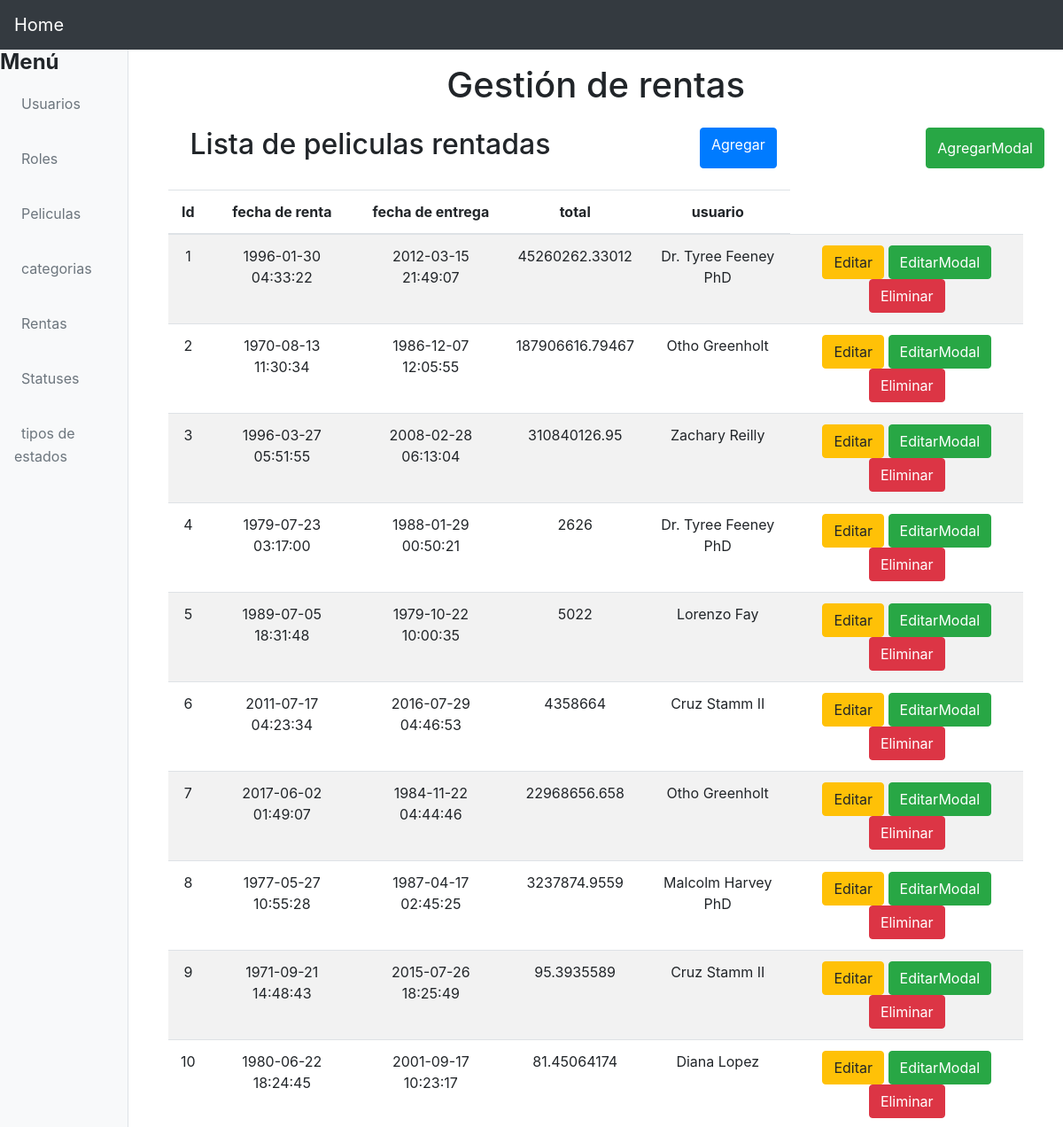
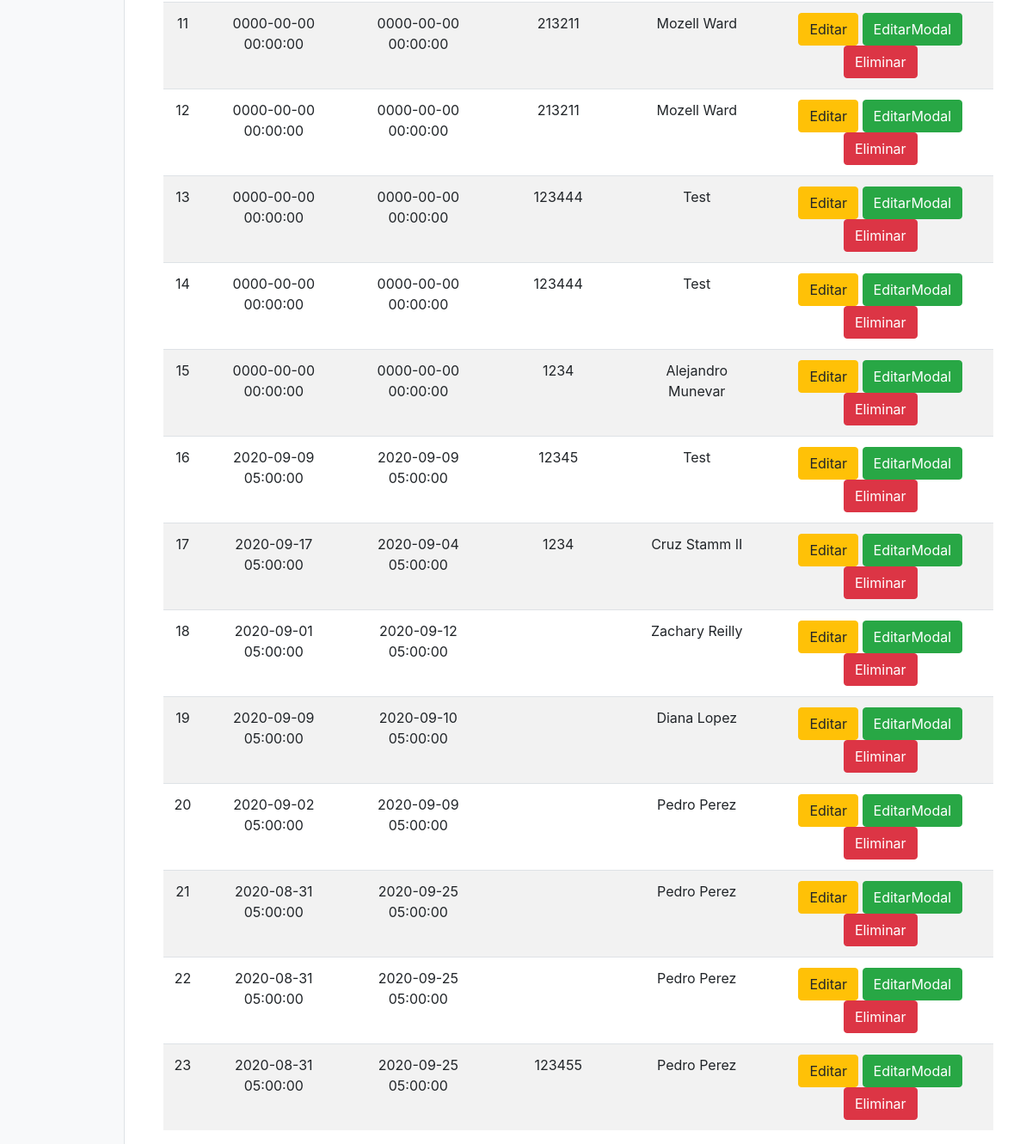
Screenshot of /?controller=rental with the database file from the repository (2 pictures, top to bottom).
### tables this page shows
CREATE TABLE `rentals` (
  `id` int(10) UNSIGNED NOT NULL,
  `start_date` timestamp NOT NULL DEFAULT current_timestamp() ON UPDATE current_timestamp(),
  `end_date` timestamp NULL DEFAULT NULL,
  `total` double DEFAULT NULL,
  `user_id` int(10) UNSIGNED NOT NULL,
  `status_id` int(10) UNSIGNED NOT NULL,
  `created_at` timestamp NULL DEFAULT NULL,
  `updated_at` timestamp NULL DEFAULT NULL
);

CREATE TABLE `users` (
  `id` int(10) UNSIGNED NOT NULL,
  `name` varchar(255) NOT NULL,
  `email` varchar(255) NOT NULL,
  `email_verified_at` timestamp NULL DEFAULT NULL,
  `password` varchar(255) NOT NULL,
  `status_id` int(10) UNSIGNED NOT NULL,
  `role_id` int(10) UNSIGNED NOT NULL,
  `remember_token` varchar(100) DEFAULT NULL,
  `created_at` timestamp NULL DEFAULT NULL,
  `updated_at` timestamp NULL DEFAULT NULL
);

### controllers/RentalController.php (called while the page is built, shortened)
<?php
require 'models/Rentals.php';
class RentalController
{
	private $modelRenta;
	function __construct()
	{
		$this->modelRenta = new Rentals;
	}
	public function index(){
		$rentals = $this->modelRenta->getAll();
		require 'views/layout.php';
		require 'views/sidebar.php';
		require 'views/rentals/list.php';
	}
}

### models/Rentals.php (called while the page is built, shortened)
<?php
class  Rentals
{
	private $pdo;
	public function __construct()
	{
		try{
			$this->pdo = new Database();
		}catch(PDOException $e){
			die($e->getMessage());
		}
	}
	public function getAll(){
		try{
			$strSql = "SELECT r.*, u.name  as user FROM rentals as r INNER JOIN users u ON u.id = r.user_id";
			$query = $this->pdo->select($strSql);
			return $query;
		}catch(PDOException $e){
		die($e->getMessage());
	}
	}
}

### providers/Database.php (called while the page is built, shortened)
<?php
class Database extends PDO
{
    public function select($strSql, $arrayData = array(), $fetchMode = PDO::FETCH_OBJ)
    {
    	$query = $this->prepare($strSql);
    	if( !$query->execute() ) {
    		echo "Error, la consulta no se realizó";
    	} else {
    		return $query->fetchAll($fetchMode);
    	}
    }
}

### views/rentals/list.php (shortened to what this page needs)
<main class="container">
	<section class="col-md-12 text-center">
		<div class="mt-3">
			<h1>Gestión de rentas</h1>
		</div>
		<div class="col-md-12 m-4 d-flex justify-content-between">
			<h2>Lista de peliculas rentadas</h2>
			<a href="?controller=rental&method=add" class="btn btn-primary">Agregar</a>
			<button data-toggle="modal" data-target="#newRenta" class="btn btn-success">AgregarModal</button>
		</div>
		<section class="col-md-12 flex-nowrap table-responsive">
			<table class="table table-striped table-hover">
				<thead>
					<tr>
						<th>Id</th>
						<th>fecha de renta</th>
						<th>fecha de entrega</th>
						<th>total</th>
						<th>usuario</th>
					</tr>
				</thead>
				<tbody>
					<?php foreach($rentals as $rental): ?>
						<tr>
							<td><?php echo $rental->id ?></td>
							<td><?php echo $rental->start_date ?></td>
							<td><?php echo $rental->end_date ?></td>
							<td><?php echo $rental->total ?></td>
							<td><?php echo $rental->user ?></td>
							<td>
								<a href="?controller=rental&method=edit&id=<?php echo $rental->id ?>" class="btn btn-warning" title="Editar pelicula">Editar</a>
								<button data-toggle="modal" data-target="#editRental<?php echo $rental->id ?>" class="btn btn-success">EditarModal</button>
								<a href="?controller=rental&method=delete" class="btn btn-danger" title="Eliminar pelicula">Eliminar</a>
							</td>
						</tr>
					<?php endforeach ?>
				</tbody>
			</table>
		</section>
	</section>
</main>

### rows the page displays
rentals: id "1", start_date "1996-01-30 04:33:22", end_date "2012-03-15 21:49:07", total "45260262.33012", user.name "Dr. Tyree Feeney PhD"
rentals: id "2", start_date "1970-08-13 11:30:34", end_date "1986-12-07 12:05:55", total "187906616.79467", user.name "Otho Greenholt"
rentals: id "3", start_date "1996-03-27 05:51:55", end_date "2008-02-28 06:13:04", total "310840126.95", user.name "Zachary Reilly"
rentals: id "4", start_date "1979-07-23 03:17:00", end_date "1988-01-29 00:50:21", total "2626", user.name "Dr. Tyree Feeney PhD"
rentals: id "5", start_date "1989-07-05 18:31:48", end_date "1979-10-22 10:00:35", total "5022", user.name "Lorenzo Fay"
rentals: id "6", start_date "2011-07-17 04:23:34", end_date "2016-07-29 04:46:53", total "4358664", user.name "Cruz Stamm II"
rentals: id "7", start_date "2017-06-02 01:49:07", end_date "1984-11-22 04:44:46", total "22968656.658", user.name "Otho Greenholt"
rentals: id "8", start_date "1977-05-27 10:55:28", end_date "1987-04-17 02:45:25", total "3237874.9559", user.name "Malcolm Harvey PhD"
rentals: id "9", start_date "1971-09-21 14:48:43", end_date "2015-07-26 18:25:49", total "95.3935589", user.name "Cruz Stamm II"
rentals: id "10", start_date "1980-06-22 18:24:45", end_date "2001-09-17 10:23:17", total "81.45064174", user.name "Diana Lopez"
rentals: id "11", start_date "0000-00-00 00:00:00", end_date "0000-00-00 00:00:00", total "213211", user.name "Mozell Ward"
rentals: id "12", start_date "0000-00-00 00:00:00", end_date "0000-00-00 00:00:00", total "213211", user.name "Mozell Ward"
rentals: id "13", start_date "0000-00-00 00:00:00", end_date "0000-00-00 00:00:00", total "123444", user.name "Test"
rentals: id "14", start_date "0000-00-00 00:00:00", end_date "0000-00-00 00:00:00", total "123444", user.name "Test"
rentals: id "15", start_date "0000-00-00 00:00:00", end_date "0000-00-00 00:00:00", total "1234", user.name "Alejandro Munevar"
rentals: id "16", start_date "2020-09-09 05:00:00", end_date "2020-09-09 05:00:00", total "12345", user.name "Test"
rentals: id "17", start_date "2020-09-17 05:00:00", end_date "2020-09-04 05:00:00", total "1234", user.name "Cruz Stamm II"
rentals: id "18", start_date "2020-09-01 05:00:00", end_date "2020-09-12 05:00:00", user.name "Zachary Reilly"
rentals: id "19", start_date "2020-09-09 05:00:00", end_date "2020-09-10 05:00:00", user.name "Diana Lopez"
rentals: id "20", start_date "2020-09-02 05:00:00", end_date "2020-09-09 05:00:00", user.name "Pedro Perez"
rentals: id "21", start_date "2020-08-31 05:00:00", end_date "2020-09-25 05:00:00", user.name "Pedro Perez"
rentals: id "22", start_date "2020-08-31 05:00:00", end_date "2020-09-25 05:00:00", user.name "Pedro Perez"
rentals: id "23", start_date "2020-08-31 05:00:00", end_date "2020-09-25 05:00:00", total "123455", user.name "Pedro Perez"
